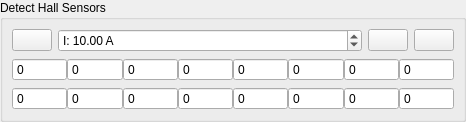
<?xml version="1.0" encoding="UTF-8"?>
<ui version="4.0">
 <class>DetectFocHall</class>
 <widget class="QWidget" name="DetectFocHall">
  <property name="geometry">
   <rect>
    <x>0</x>
    <y>0</y>
    <width>466</width>
    <height>110</height>
   </rect>
  </property>
  <property name="windowTitle">
   <string>Form</string>
  </property>
  <layout class="QVBoxLayout" name="verticalLayout">
   <property name="leftMargin">
    <number>0</number>
   </property>
   <property name="topMargin">
    <number>0</number>
   </property>
   <property name="rightMargin">
    <number>0</number>
   </property>
   <property name="bottomMargin">
    <number>0</number>
   </property>
   <item>
    <widget class="QGroupBox" name="groupBox">
     <property name="title">
      <string>Detect Hall Sensors</string>
     </property>
     <layout class="QVBoxLayout" name="verticalLayout_2">
      <item>
       <layout class="QHBoxLayout" name="horizontalLayout_2">
        <item>
         <widget class="QPushButton" name="helpButton">
          <property name="sizePolicy">
           <sizepolicy hsizetype="Fixed" vsizetype="Fixed">
            <horstretch>0</horstretch>
            <verstretch>0</verstretch>
           </sizepolicy>
          </property>
          <property name="toolTip">
           <string>Show help</string>
          </property>
          <property name="text">
           <string/>
          </property>
          <property name="icon">
           <iconset resource="../res.qrc">
            <normaloff>:/res/icons/Help-96.png</normaloff>:/res/icons/Help-96.png</iconset>
          </property>
         </widget>
        </item>
        <item>
         <widget class="QDoubleSpinBox" name="currentBox">
          <property name="toolTip">
           <string>Open loop current to turn the motor with</string>
          </property>
          <property name="prefix">
           <string>I: </string>
          </property>
          <property name="suffix">
           <string> A</string>
          </property>
          <property name="value">
           <double>10.000000000000000</double>
          </property>
         </widget>
        </item>
        <item>
         <widget class="QPushButton" name="startButton">
          <property name="sizePolicy">
           <sizepolicy hsizetype="Fixed" vsizetype="Fixed">
            <horstretch>0</horstretch>
            <verstretch>0</verstretch>
           </sizepolicy>
          </property>
          <property name="toolTip">
           <string>Start detection</string>
          </property>
          <property name="text">
           <string/>
          </property>
          <property name="icon">
           <iconset resource="../res.qrc">
            <normaloff>:/res/icons/Circled Play-96.png</normaloff>:/res/icons/Circled Play-96.png</iconset>
          </property>
         </widget>
        </item>
        <item>
         <widget class="QPushButton" name="applyButton">
          <property name="sizePolicy">
           <sizepolicy hsizetype="Fixed" vsizetype="Fixed">
            <horstretch>0</horstretch>
            <verstretch>0</verstretch>
           </sizepolicy>
          </property>
          <property name="toolTip">
           <string>Apply detection result</string>
          </property>
          <property name="text">
           <string/>
          </property>
          <property name="icon">
           <iconset resource="../res.qrc">
            <normaloff>:/res/icons/apply.png</normaloff>:/res/icons/apply.png</iconset>
          </property>
          <property name="iconSize">
           <size>
            <width>45</width>
            <height>16</height>
           </size>
          </property>
         </widget>
        </item>
       </layout>
      </item>
      <item>
       <layout class="QHBoxLayout" name="horizontalLayout">
        <property name="spacing">
         <number>0</number>
        </property>
        <item>
         <widget class="QSpinBox" name="hall0Box">
          <property name="toolTip">
           <string>Hall table 0 position (0 - 200, 255 = not used)</string>
          </property>
          <property name="readOnly">
           <bool>true</bool>
          </property>
          <property name="buttonSymbols">
           <enum>QAbstractSpinBox::NoButtons</enum>
          </property>
          <property name="maximum">
           <number>255</number>
          </property>
         </widget>
        </item>
        <item>
         <widget class="QSpinBox" name="hall1Box">
          <property name="toolTip">
           <string>Hall table 1 position (0 - 200, 255 = not used)</string>
          </property>
          <property name="readOnly">
           <bool>true</bool>
          </property>
          <property name="buttonSymbols">
           <enum>QAbstractSpinBox::NoButtons</enum>
          </property>
          <property name="maximum">
           <number>255</number>
          </property>
         </widget>
        </item>
        <item>
         <widget class="QSpinBox" name="hall2Box">
          <property name="toolTip">
           <string>Hall table 2 position (0 - 200, 255 = not used)</string>
          </property>
          <property name="readOnly">
           <bool>true</bool>
          </property>
          <property name="buttonSymbols">
           <enum>QAbstractSpinBox::NoButtons</enum>
          </property>
          <property name="maximum">
           <number>255</number>
          </property>
         </widget>
        </item>
        <item>
         <widget class="QSpinBox" name="hall3Box">
          <property name="toolTip">
           <string>Hall table 3 position (0 - 200, 255 = not used)</string>
          </property>
          <property name="readOnly">
           <bool>true</bool>
          </property>
          <property name="buttonSymbols">
           <enum>QAbstractSpinBox::NoButtons</enum>
          </property>
          <property name="maximum">
           <number>255</number>
          </property>
         </widget>
        </item>
        <item>
         <widget class="QSpinBox" name="hall4Box">
          <property name="toolTip">
           <string>Hall table 4 position (0 - 200, 255 = not used)</string>
          </property>
          <property name="readOnly">
           <bool>true</bool>
          </property>
          <property name="buttonSymbols">
           <enum>QAbstractSpinBox::NoButtons</enum>
          </property>
          <property name="maximum">
           <number>255</number>
          </property>
         </widget>
        </item>
        <item>
         <widget class="QSpinBox" name="hall5Box">
          <property name="toolTip">
           <string>Hall table 5 position (0 - 200, 255 = not used)</string>
          </property>
          <property name="readOnly">
           <bool>true</bool>
          </property>
          <property name="buttonSymbols">
           <enum>QAbstractSpinBox::NoButtons</enum>
          </property>
          <property name="maximum">
           <number>255</number>
          </property>
         </widget>
        </item>
        <item>
         <widget class="QSpinBox" name="hall6Box">
          <property name="toolTip">
           <string>Hall table 6 position (0 - 200, 255 = not used)</string>
          </property>
          <property name="readOnly">
           <bool>true</bool>
          </property>
          <property name="buttonSymbols">
           <enum>QAbstractSpinBox::NoButtons</enum>
          </property>
          <property name="maximum">
           <number>255</number>
          </property>
         </widget>
        </item>
        <item>
         <widget class="QSpinBox" name="hall7Box">
          <property name="toolTip">
           <string>Hall table 7 position (0 - 200, 255 = not used)</string>
          </property>
          <property name="readOnly">
           <bool>true</bool>
          </property>
          <property name="buttonSymbols">
           <enum>QAbstractSpinBox::NoButtons</enum>
          </property>
          <property name="maximum">
           <number>255</number>
          </property>
         </widget>
        </item>
       </layout>
      </item>
      <item>
       <layout class="QHBoxLayout" name="horizontalLayout_4" stretch="0,0,0,0,0,0,0,0">
        <property name="spacing">
         <number>0</number>
        </property>
        <item>
         <widget class="QSpinBox" name="hall0Box_2">
          <property name="toolTip">
           <string>Hall_2 table 0 position (0 - 200, 255 = not used)</string>
          </property>
          <property name="readOnly">
           <bool>true</bool>
          </property>
          <property name="buttonSymbols">
           <enum>QAbstractSpinBox::NoButtons</enum>
          </property>
          <property name="maximum">
           <number>255</number>
          </property>
         </widget>
        </item>
        <item>
         <widget class="QSpinBox" name="hall1Box_2">
          <property name="toolTip">
           <string>Hall_2 table 1 position (0 - 200, 255 = not used)</string>
          </property>
          <property name="readOnly">
           <bool>true</bool>
          </property>
          <property name="buttonSymbols">
           <enum>QAbstractSpinBox::NoButtons</enum>
          </property>
          <property name="maximum">
           <number>255</number>
          </property>
         </widget>
        </item>
        <item>
         <widget class="QSpinBox" name="hall2Box_2">
          <property name="toolTip">
           <string>Hall_2 table 2 position (0 - 200, 255 = not used)</string>
          </property>
          <property name="readOnly">
           <bool>true</bool>
          </property>
          <property name="buttonSymbols">
           <enum>QAbstractSpinBox::NoButtons</enum>
          </property>
          <property name="maximum">
           <number>255</number>
          </property>
         </widget>
        </item>
        <item>
         <widget class="QSpinBox" name="hall3Box_2">
          <property name="toolTip">
           <string>Hall_2 table 3 position (0 - 200, 255 = not used)</string>
          </property>
          <property name="readOnly">
           <bool>true</bool>
          </property>
          <property name="buttonSymbols">
           <enum>QAbstractSpinBox::NoButtons</enum>
          </property>
          <property name="maximum">
           <number>255</number>
          </property>
         </widget>
        </item>
        <item>
         <widget class="QSpinBox" name="hall4Box_2">
          <property name="toolTip">
           <string>Hall_2 table 4 position (0 - 200, 255 = not used)</string>
          </property>
          <property name="readOnly">
           <bool>true</bool>
          </property>
          <property name="buttonSymbols">
           <enum>QAbstractSpinBox::NoButtons</enum>
          </property>
          <property name="maximum">
           <number>255</number>
          </property>
         </widget>
        </item>
        <item>
         <widget class="QSpinBox" name="hall5Box_2">
          <property name="toolTip">
           <string>Hall_2 table 5 position (0 - 200, 255 = not used)</string>
          </property>
          <property name="readOnly">
           <bool>true</bool>
          </property>
          <property name="buttonSymbols">
           <enum>QAbstractSpinBox::NoButtons</enum>
          </property>
          <property name="maximum">
           <number>255</number>
          </property>
         </widget>
        </item>
        <item>
         <widget class="QSpinBox" name="hall6Box_2">
          <property name="toolTip">
           <string>Hall_2 table 6 position (0 - 200, 255 = not used)</string>
          </property>
          <property name="readOnly">
           <bool>true</bool>
          </property>
          <property name="buttonSymbols">
           <enum>QAbstractSpinBox::NoButtons</enum>
          </property>
          <property name="maximum">
           <number>255</number>
          </property>
         </widget>
        </item>
        <item>
         <widget class="QSpinBox" name="hall7Box_2">
          <property name="toolTip">
           <string>Hall_2 table 7 position (0 - 200, 255 = not used)</string>
          </property>
          <property name="readOnly">
           <bool>true</bool>
          </property>
          <property name="buttonSymbols">
           <enum>QAbstractSpinBox::NoButtons</enum>
          </property>
          <property name="maximum">
           <number>255</number>
          </property>
         </widget>
        </item>
       </layout>
      </item>
     </layout>
    </widget>
   </item>
  </layout>
 </widget>
 <resources>
  <include location="../res.qrc"/>
 </resources>
 <connections/>
</ui>
